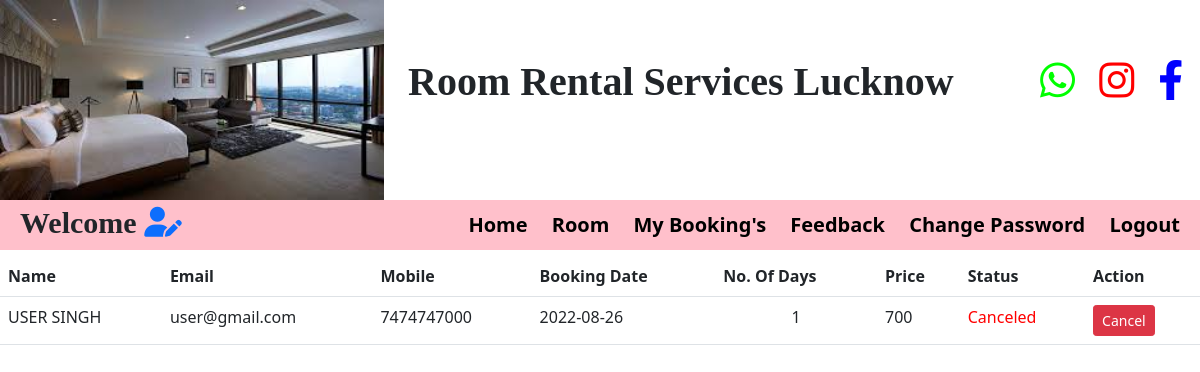
Screenshot of /my_booking (signed in) with the database file from the repository.
### room/models.py (models this page shows)
class Booking(models.Model):
    room_no = models.CharField(max_length=20,null=True)
    fullname = models.CharField(max_length=30,null=True)
    email = models.CharField(max_length=30,null=True)
    contact1 = models.CharField(max_length=30,null=True)
    contact2 = models.CharField(max_length=30,null=True)
    booking_date = models.CharField(max_length=30,null=True)
    days = models.CharField(max_length=30,null=True)
    gender = models.CharField(max_length=30,null=True)
    price = models.CharField(max_length=30,null=True)
    dob = models.CharField(max_length=30,null=True)
    status = models.CharField(max_length=30,null=True)

### room/views.py (the view)
# urls.py: path('my_booking',my_booking,name='my_booking'),
def my_booking(request):
    data = Booking.objects.all()
    d = {'data':data}
    return render(request,'my_booking.html',d)

### room/templates/my_booking.html (shortened to what this page needs)
{% include 'user_navigation.html' %}
<table class="table">
    <tr>
        <th>Name</th>
        <th>Email</th>
        <th>Mobile</th>
        <th>Booking Date</th>
        <th>No. Of Days</th>
        <th>Price</th>
        <th>Status</th>
        <th>Action</th>
    </tr>
    {% for i in data %}
    {% if i.email == user.username %}
    <tr>
        <td>{{i.fullname}}</td>
        <td>{{i.email}}</td>
        <td>{{i.contact1}}</td>
        <td>{{i.booking_date}}</td>
        <td align="center">{{i.days}}</td>
        <td>{{i.price}}</td>
        {% if i.status == "Canceled" %}
        <td style="color:red;">{{i.status}}</td>
        {% endif %}
        <td><a href="{% url 'cancel_booking' i.id %}" onclick="return confirm('Are you sure?')" class="btn btn-danger btn-sm">Cancel</a></td>
    </tr>
    {% endif %}
    {% endfor %}
</table>

### rows the page displays
Booking: fullname "USER SINGH", email "user@gmail.com", contact1 "7474747000", booking_date "2022-08-26", days "1", price "700", status "Canceled"
